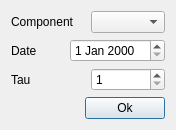
<?xml version="1.0" encoding="UTF-8"?>
<ui version="4.0">
 <class>Dialog</class>
 <widget class="QDialog" name="Dialog">
  <property name="geometry">
   <rect>
    <x>0</x>
    <y>0</y>
    <width>176</width>
    <height>127</height>
   </rect>
  </property>
  <property name="windowTitle">
   <string>Dialog</string>
  </property>
  <layout class="QVBoxLayout" name="verticalLayout">
   <item>
    <layout class="QHBoxLayout" name="horizontalLayout_4">
     <item>
      <widget class="QLabel" name="label">
       <property name="text">
        <string>Component</string>
       </property>
      </widget>
     </item>
     <item>
      <widget class="QComboBox" name="comboBox"/>
     </item>
    </layout>
   </item>
   <item>
    <layout class="QHBoxLayout" name="horizontalLayout_3">
     <item>
      <widget class="QLabel" name="label_2">
       <property name="text">
        <string>Date</string>
       </property>
      </widget>
     </item>
     <item>
      <widget class="QDateEdit" name="dateEdit"/>
     </item>
    </layout>
   </item>
   <item>
    <layout class="QHBoxLayout" name="horizontalLayout_2">
     <item>
      <widget class="QLabel" name="label_3">
       <property name="text">
        <string>Tau</string>
       </property>
      </widget>
     </item>
     <item>
      <widget class="QSpinBox" name="spinBox">
       <property name="minimum">
        <number>1</number>
       </property>
       <property name="maximum">
        <number>9999999</number>
       </property>
      </widget>
     </item>
    </layout>
   </item>
   <item>
    <layout class="QHBoxLayout" name="horizontalLayout">
     <item>
      <spacer name="horizontalSpacer">
       <property name="orientation">
        <enum>Qt::Horizontal</enum>
       </property>
       <property name="sizeHint" stdset="0">
        <size>
         <width>40</width>
         <height>20</height>
        </size>
       </property>
      </spacer>
     </item>
     <item>
      <widget class="QPushButton" name="okButton">
       <property name="text">
        <string>Ok</string>
       </property>
      </widget>
     </item>
    </layout>
   </item>
  </layout>
 </widget>
 <resources/>
 <connections/>
</ui>
